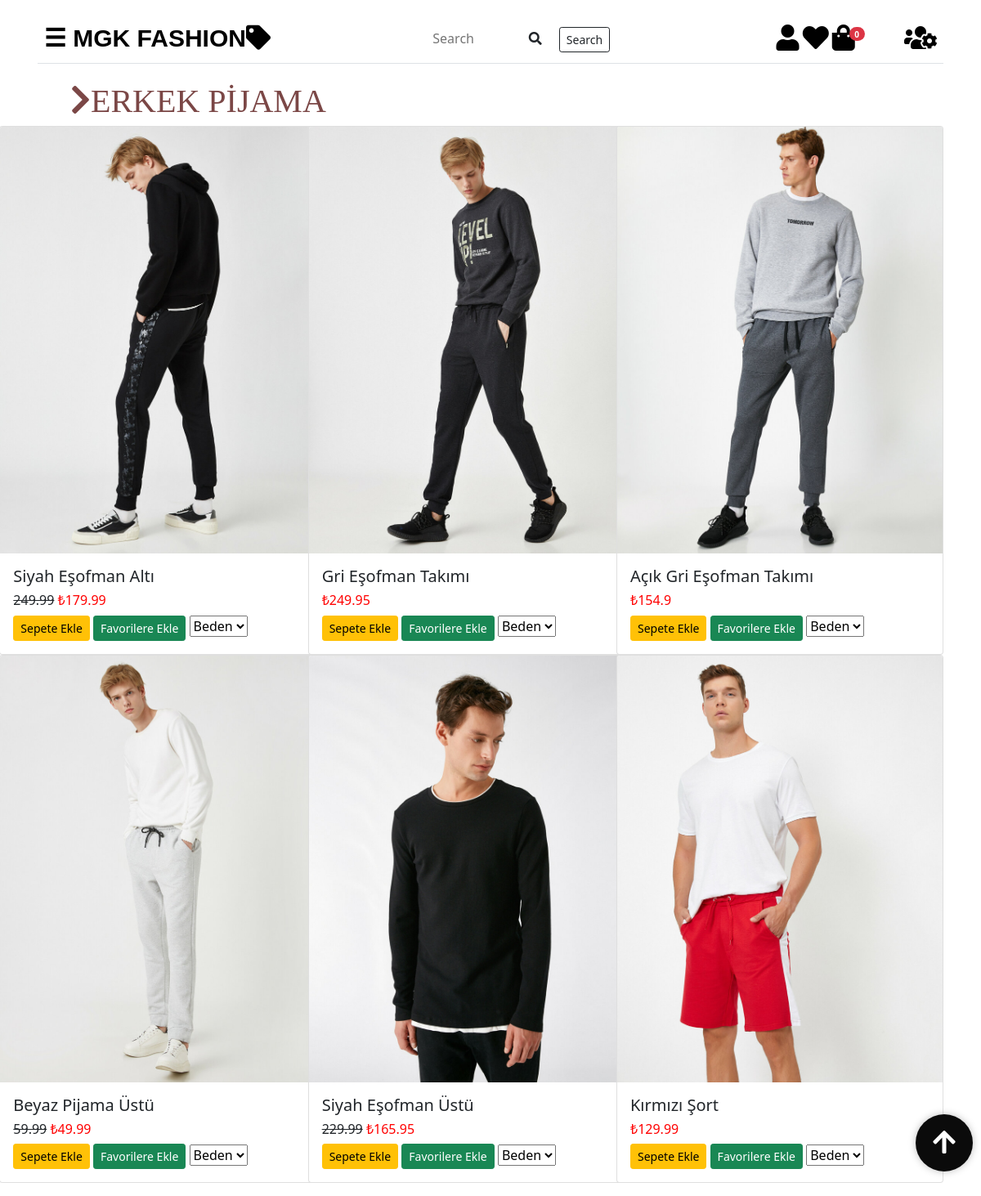
The page /giyimwebsitesi/erkekpijama.php on the database its author committed.
### tables this page shows
CREATE TABLE IF NOT EXISTS `tblurunler` (
  `id` int(4) NOT NULL AUTO_INCREMENT,
  `urun_foto` varchar(150) NOT NULL,
  `urun_adi` varchar(100) NOT NULL,
  `renk` varchar(30) NOT NULL,
  `eski_fiyat` float DEFAULT NULL,
  `fiyat` float NOT NULL,
  `kategoriID` int(4) NOT NULL,
  `cinsiyetID` int(2) NOT NULL,
  PRIMARY KEY (`id`),
  KEY `kategoriID` (`kategoriID`),
  KEY `cinsiyetID` (`cinsiyetID`)
);

### giyimwebsitesi/erkekpijama.php (the view, shortened to what this page needs)
<!DOCTYPE html>
<html lang="tr">
<head>
  <link rel="stylesheet" type="text/css" href="CSS1/bootstrap.min.css">
  <link rel="stylesheet" href="CSS1/all.css">
  <link rel="stylesheet" type="text/css" href="CSS1/style.css">
  <link rel="stylesheet" type="text/css" href="CSS1/genelstyle.css">
  <link rel="stylesheet" type="text/css" href="CSS1/mainstyle.css">
</head>
<body>
  <?php include("baglantidb.php");
   ?>
  <?php $urun = $db->query("SELECT * from tblurunler Where cinsiyetID = '2' AND kategoriID = '6' ", PDO::FETCH_OBJ)->fetchAll()   ?>
<div id="main" class="container">
  <?php include("navbar.php"); ?>
      <div class="row">
      <div  class="col-md-4" id="yazi"><i class="fa fa-chevron-right"></i>ERKEK PİJAMA</div>
      </div>
      <div class="row">
        <?php foreach ($urun as $urunler) { ?>
    <div class="col-md-4">
<div class="card" style="width: 25rem; float: right;">
  <img class="card-img-top" id="aw-zoom" src="<?php echo $urunler->urun_foto; ?>" alt="Card image cap">
  <div class="card-body">
    <h5 class="card-title"><?php echo $urunler->urun_adi; ?></h5>
    <h6><s><?php echo $urunler->eski_fiyat; ?></s> <span style="color: red;">₺<?php echo $urunler->fiyat; ?></span> </h6>
    <button urun_id="<?php echo $urunler->id; ?>" class="btn btn-warning btn-sm btn_sepeteEkle">Sepete Ekle</button>
     <?php $sorgu = $db->prepare("SELECT * FROM tblfavoriler WHERE musteriID=:id1 AND favori_urunID=:id2");
          $sorgu->execute(array(':id1'=>$_SESSION['kullanici']['id'],':id2'=>$urunler->id));
          if ($sorgu->rowCount()) {
            echo '<a href="favoriler.php?cikar='.$urunler->id.'" class="btn btn-danger btn-sm">Favorilerden Çıkar</a>';
          }else{
            echo '<a href="favoriler.php?id='.$urunler->id.'" class="btn btn-success btn-sm">Favorilere Ekle</a>';
          }
     ?>
      <select>
      <option selected>Beden</option>
    </select>
  </div>
</div>
  </div>
  <?php } ?>
    </div>
</div>
<button id="btnScrollToTop">
    <i class="fa fa-arrow-up fa-2x" style="color: white"></i>
  </button>
</body>
</html>

### giyimwebsitesi/CSS1/all.css (style rules this page uses)
.fa, .fas, .far, .fal, .fad, .fab { -moz-osx-font-smoothing: grayscale; -webkit-font-smoothing: antialiased; display: inline-block; font-style: normal; font-variant: normal; text-rendering: auto; line-height: 1; }
.fa-2x { font-size: 2em; }
.fa-arrow-up:before { content: "\f062"; }
.fa-chevron-right:before { content: "\f054"; }

### giyimwebsitesi/CSS1/genelstyle.css (style rules this page uses)
#yazi { font-size: bold; color:#7b4746 ; font-family: Agency FB; font-size: 40px; text-indent: 20px; }
#aw-zoom { position: relative; -webkit-transform: scale(1); -ms-transform: scale(1); -moz-transform: scale(1); transition: all .3s ease-in; -moz-transition: all .3s ease-in; -webkit-transition: all .3s ease-in; -ms-transition: all .3s ease-in; }
#btnScrollToTop { position: fixed; right: 10px; bottom: 30px; width: 70px; height: 70px; border-radius: 50%; background: #0b0b0b; box-shadow:0 0 10px rgba(0, 0, 0, 0.25); color: #ffffff; border: none; outline: none; cursor: pointer; }

### giyimwebsitesi/CSS1/mainstyle.css (style rules this page uses)
#yazi { font-size: bold; color:#7b4746 ; font-family: Agency FB; font-size: 40px; text-indent: 20px; }
#main { transition: margin-left .5s; padding: 16px; }
#btnScrollToTop { position: fixed; right: 10px; bottom: 30px; width: 70px; height: 70px; border-radius: 50%; background: #0b0b0b; box-shadow:0 0 10px rgba(0, 0, 0, 0.25); color: #ffffff; border: none; outline: none; cursor: pointer; }

### rows shown on the page
tblurunler: urun_foto (picture), urun_adi "Siyah Eşofman Altı", eski_fiyat "249.99", fiyat "179.99"
tblurunler: urun_foto (picture), urun_adi "Gri Eşofman Takımı", fiyat "249.95"
tblurunler: urun_foto (picture), urun_adi "Açık Gri Eşofman Takımı", fiyat "154.9"
tblurunler: urun_foto (picture), urun_adi "Beyaz Pijama Üstü", eski_fiyat "59.99", fiyat "49.99"
tblurunler: urun_foto (picture), urun_adi "Siyah Eşofman Üstü", eski_fiyat "229.99", fiyat "165.95"
tblurunler: urun_foto (picture), urun_adi "Kırmızı Şort", fiyat "129.99"

### other values the page prints
$toplam_adet "0"
